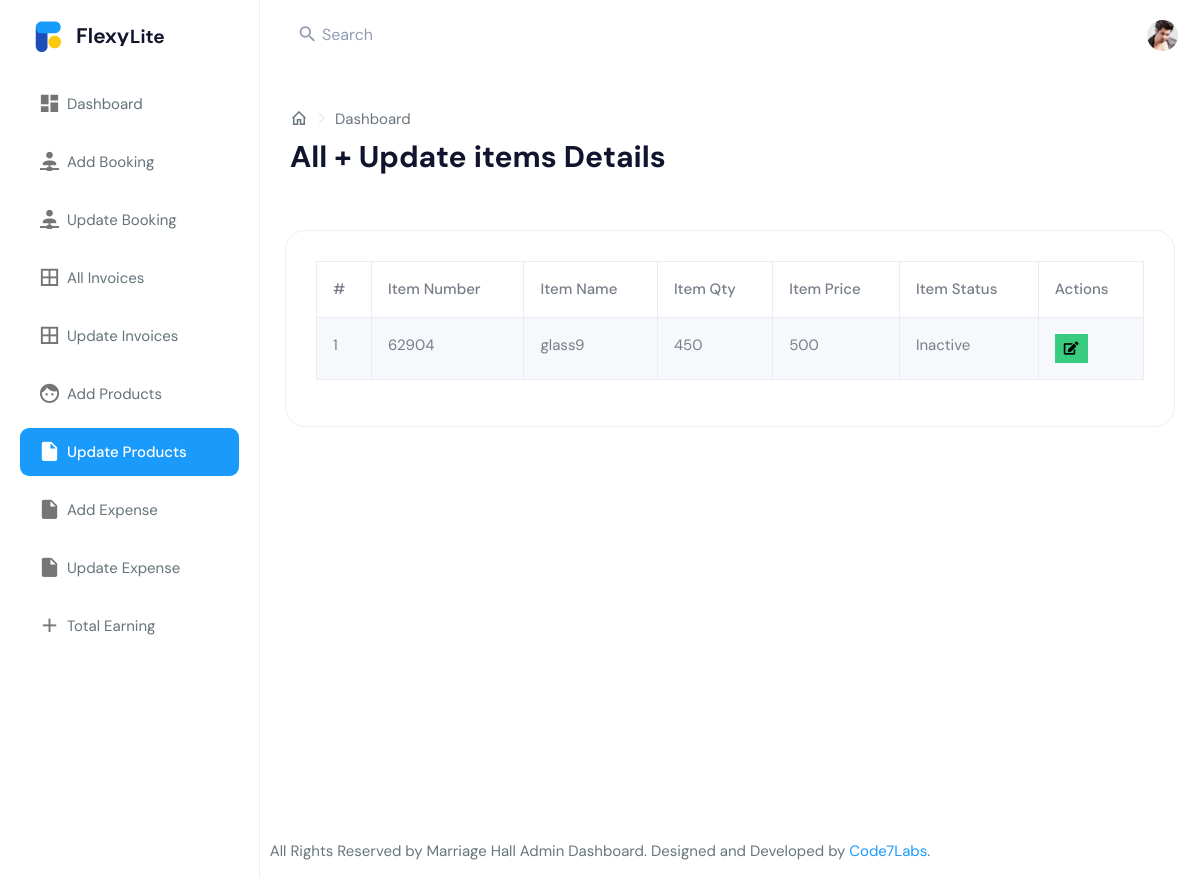
Screenshot of /update-product.php with the database file from the repository.
### tables this page shows
CREATE TABLE `products` (
  `ID` bigint(11) NOT NULL AUTO_INCREMENT,
  `Item_number` varchar(255) DEFAULT NULL,
  `Item_name` varchar(255) DEFAULT NULL,
  `Item_price` varchar(255) DEFAULT NULL,
  `Item_qty` varchar(255) DEFAULT NULL,
  `Item_status` varchar(255) DEFAULT NULL,
  PRIMARY KEY (`ID`)
);

### update-product.php (the view, shortened to what this page needs)
<?php include 'header.php'; ?>
<?php include 'config/connection.php'; ?>
        <div class="page-wrapper">
            <div class="page-breadcrumb">
                <div class="row align-items-center">
                    <div class="col-6">
                        <nav aria-label="breadcrumb">
                            <ol class="breadcrumb mb-0 d-flex align-items-center">
                              <li class="breadcrumb-item"><a href="index.html" class="link"><i class="mdi mdi-home-outline fs-4"></i></a></li>
                              <li class="breadcrumb-item active" aria-current="page">Dashboard</li>
                            </ol>
                          </nav>
                        <h1 class="mb-0 fw-bold">All + Update  items Details</h1>
                    </div>
                </div>
            </div>
            <div class="container-fluid">
                    <div class="row">
                    <div class="col-lg-12 col-xlg-12 col-md-12">
                        <div class="card">
                            <div class="card-body">
                                 <?php
                    $sql = "SELECT * FROM  products";
                    $result = mysqli_query($conn, $sql) or die("Query Un successfully");
                    if(mysqli_num_rows($result) > 0) {
                    ?>
                               <table class="table   table-striped table-bordered" style="width:100%">
  <thead>
    <tr>
      <th scope="col">#</th>
      <th scope="col">Item Number</th>
      <th scope="col">Item Name </th>
      <th scope="col">Item Qty</th>
      <th scope="col">Item Price</th>
      <th scope="col">Item Status</th>
      <th scope="col">Actions</th>
      </tr>
  </thead>
   <?php
                while($row = mysqli_fetch_assoc($result)){
                    ?>
  <tbody>
    <tr>
      <td><?php echo $row['ID'] ?></td>
      <td><?php echo $row['Item_number'] ?></td>
      <td><?php echo $row['Item_name'] ?></td>
      <td><?php echo $row['Item_qty'] ?></td>
      <td><?php echo $row['Item_price'] ?></td>
      <td><?php echo $row['Item_status'] ?></td>
      <td> <ul class="list-inline m-0">
        <?php
        $href="update-detail-edit.php?id=".$row['ID'];
        ?>
                                                <li class="list-inline-item">
                              <a href=<?php echo $href;?>> <button class="btn btn-success btn-sm rounded-0" type="button" data-toggle="tooltip" data-placement="top" title="Edit"><i class="fa fa-edit"></i></button></a>
                                                </li>
                                            </ul>
                                        </td>
    </tr>
    <?php
      }
      ?>
  </tbody>
</table>
<?php
                    }
                    else{
                        echo "No result found";
                    }
                    ?>
                          </div>
                        </div>
                    </div>
</div>
                </div> </div>
            </div>
<?php include 'footer.php'; ?>

### rows the page displays
products: ID "1", Item_number "62904", Item_name "glass9", Item_qty "450", Item_price "500", Item_status "Inactive"
